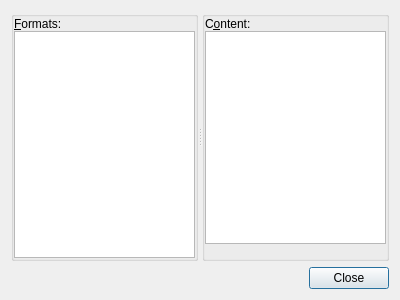
<?xml version="1.0" encoding="UTF-8"?>
<ui version="4.0">
 <class>ClipboardDialog</class>
 <widget class="QDialog" name="ClipboardDialog">
  <property name="geometry">
   <rect>
    <x>0</x>
    <y>0</y>
    <width>400</width>
    <height>300</height>
   </rect>
  </property>
  <property name="sizePolicy">
   <sizepolicy hsizetype="Preferred" vsizetype="Preferred">
    <horstretch>0</horstretch>
    <verstretch>0</verstretch>
   </sizepolicy>
  </property>
  <property name="windowTitle">
   <string>CopyQ Clipboard Content</string>
  </property>
  <property name="windowIcon">
   <iconset resource="copyq.qrc">
    <normaloff>:/images/icon.svg</normaloff>:/images/icon.svg</iconset>
  </property>
  <layout class="QGridLayout" name="gridLayout">
   <item row="2" column="0">
    <widget class="QDialogButtonBox" name="buttonBox">
     <property name="orientation">
      <enum>Qt::Horizontal</enum>
     </property>
     <property name="standardButtons">
      <set>QDialogButtonBox::Close</set>
     </property>
    </widget>
   </item>
   <item row="0" column="0">
    <widget class="QSplitter" name="horizontalLayout">
     <property name="sizePolicy">
      <sizepolicy hsizetype="Expanding" vsizetype="Expanding">
       <horstretch>0</horstretch>
       <verstretch>0</verstretch>
      </sizepolicy>
     </property>
     <property name="orientation">
      <enum>Qt::Horizontal</enum>
     </property>
     <property name="opaqueResize">
      <bool>true</bool>
     </property>
     <property name="childrenCollapsible">
      <bool>true</bool>
     </property>
     <widget class="QGroupBox" name="group1">
      <property name="flat">
       <bool>true</bool>
      </property>
      <layout class="QVBoxLayout" name="verticalLayout_1">
       <property name="spacing">
        <number>0</number>
       </property>
       <property name="margin">
        <number>0</number>
       </property>
       <item>
        <widget class="QLabel" name="label">
         <property name="text">
          <string>&amp;Formats:</string>
         </property>
         <property name="buddy">
          <cstring>listWidgetFormats</cstring>
         </property>
        </widget>
       </item>
       <item>
        <widget class="QListWidget" name="listWidgetFormats"/>
       </item>
      </layout>
     </widget>
     <widget class="QGroupBox" name="group2">
      <property name="flat">
       <bool>true</bool>
      </property>
      <layout class="QVBoxLayout" name="verticalLayout_2">
       <property name="spacing">
        <number>0</number>
       </property>
       <property name="margin">
        <number>0</number>
       </property>
       <item>
        <widget class="QLabel" name="label_2">
         <property name="text">
          <string>C&amp;ontent:</string>
         </property>
         <property name="buddy">
          <cstring>textEditContent</cstring>
         </property>
        </widget>
       </item>
       <item>
        <widget class="QTextEdit" name="textEditContent">
         <property name="readOnly">
          <bool>true</bool>
         </property>
        </widget>
       </item>
       <item>
        <widget class="QLabel" name="labelProperties">
         <property name="sizePolicy">
          <sizepolicy hsizetype="Minimum" vsizetype="Minimum">
           <horstretch>0</horstretch>
           <verstretch>0</verstretch>
          </sizepolicy>
         </property>
         <property name="text">
          <string/>
         </property>
        </widget>
       </item>
      </layout>
     </widget>
    </widget>
   </item>
  </layout>
 </widget>
 <tabstops>
  <tabstop>listWidgetFormats</tabstop>
  <tabstop>textEditContent</tabstop>
  <tabstop>buttonBox</tabstop>
 </tabstops>
 <resources>
  <include location="copyq.qrc"/>
 </resources>
 <connections>
  <connection>
   <sender>buttonBox</sender>
   <signal>accepted()</signal>
   <receiver>ClipboardDialog</receiver>
   <slot>accept()</slot>
   <hints>
    <hint type="sourcelabel">
     <x>248</x>
     <y>254</y>
    </hint>
    <hint type="destinationlabel">
     <x>157</x>
     <y>274</y>
    </hint>
   </hints>
  </connection>
  <connection>
   <sender>buttonBox</sender>
   <signal>rejected()</signal>
   <receiver>ClipboardDialog</receiver>
   <slot>reject()</slot>
   <hints>
    <hint type="sourcelabel">
     <x>316</x>
     <y>260</y>
    </hint>
    <hint type="destinationlabel">
     <x>286</x>
     <y>274</y>
    </hint>
   </hints>
  </connection>
 </connections>
</ui>
